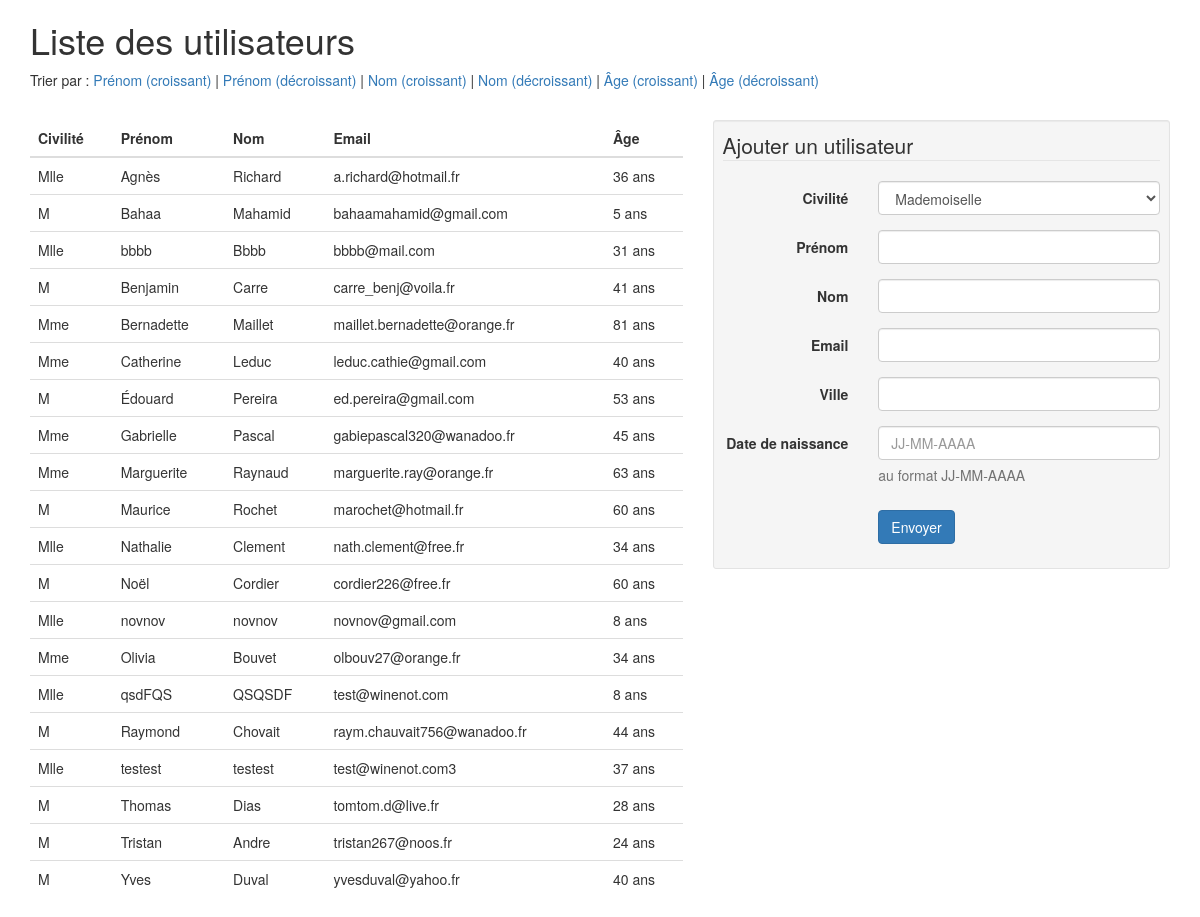
Page /Exercise-2/index.php?column=firstname&order=asc on the committed database.
### tables this page shows
CREATE TABLE `users` (
  `id` int(11) NOT NULL,
  `gender` enum('Mlle','Mme','M') NOT NULL,
  `firstname` varchar(255) NOT NULL,
  `lastname` varchar(255) NOT NULL,
  `email` varchar(255) NOT NULL,
  `birthdate` date NOT NULL,
  `city` varchar(255) NOT NULL
);

### Exercise-2/index.php (the view, shortened to what this page needs)
<?php
require_once 'connect.php';
$order = '';
if (isset($_GET['order']) && isset($_GET['column'])) {
	if ($_GET['column'] == 'lastname') {$order = ' ORDER BY lastname';}
	elseif ($_GET['column'] == 'firstname') {$order = ' ORDER BY firstname';}
	elseif ($_GET['column'] == 'birthdate') {$order = ' ORDER BY birthdate';}
	if ($_GET['order'] == 'asc') {if ($_GET['column'] == 'birthdate') {$order .= ' DESC';} else { $order.= ' ASC';}}
	elseif($_GET['order'] == 'desc') {if ($_GET['column'] == 'birthdate') {$order .= ' ASC';} else {$order .= ' DESC';}}
}
$sql = 'SELECT * FROM users'.$order;
$queryUsers = $db->prepare($sql);
if ($queryUsers->execute()) {
	$users = $queryUsers->fetchAll();
}
?>
<!DOCTYPE html>
<html>
<head>
	<link href="https://maxcdn.bootstrapcdn.com/bootstrap/3.3.6/css/bootstrap.min.css" rel="stylesheet">
</head>
<body>
<div class="container">
	<h1>Liste des utilisateurs</h1>
	<p>Trier par :
		<a href="index.php?column=firstname&amp;order=asc">Prénom (croissant)</a> |
		<a href="index.php?column=firstname&amp;order=desc">Prénom (décroissant)</a> |
		<a href="index.php?column=lastname&amp;order=asc">Nom (croissant)</a> |
		<a href="index.php?column=lastname&amp;order=desc">Nom (décroissant)</a> |
		<a href="index.php?column=birthdate&amp;order=asc">Âge (croissant)</a> |
		<a href="index.php?column=birthdate&amp;order=desc">Âge (décroissant)</a>
	</p>
	<br>
	<div class="row">
		<div class="col-md-7">
			<?php if (!empty($users)): ?>
			<table class="table">
				<thead>
					<tr>
						<th>Civilité</th>
						<th>Prénom</th>
						<th>Nom</th>
						<th>Email</th>
						<th>Âge</th>
					</tr>
				</thead>
				<tbody>
					<?php foreach($users as $user):?>
					<tr>
						<td><?php echo $user['gender'];?></td>
						<td><?php echo $user['firstname'];?></td>
						<td><?php echo $user['lastname'];?></td>
						<td><?php echo $user['email'];?></td>
						<td><?php echo DateTime::createFromFormat('Y-m-d', $user['birthdate'])->diff(new DateTime('now'))->y;?> ans</td>
					</tr>
					<?php endforeach; ?>
				</tbody>
			</table>
			<?php else: ?>
			<p>
				Aucun utilisateur n'a été trouvé
			</p>
			<?php endif; ?>
		</div>
		<div class="col-md-5">
			<form action="" method="post" class="form-horizontal well well-sm">
			<fieldset>
				<legend>Ajouter un utilisateur</legend>
				<div class="form-group">
					<label class="col-md-4 control-label" for="gender">Civilité</label>
					<div class="col-md-8">
						<select id="gender" name="gender" class="form-control input-md" required>
							<option value="Mlle">Mademoiselle</option>
						</select>
					</div>
				</div>
				<div class="form-group">
					<label class="col-md-4 control-label" for="firstname">Prénom</label>
					<div class="col-md-8">
						<input id="firstname" name="firstname" type="text" class="form-control input-md" required>
					</div>
				</div>
				<div class="form-group">
					<label class="col-md-4 control-label" for="lastname">Nom</label>
					<div class="col-md-8">
						<input id="lastname" name="lastname" type="text" class="form-control input-md" required>
					</div>
				</div>
				<div class="form-group">
					<label class="col-md-4 control-label" for="email">Email</label>
					<div class="col-md-8">
						<input id="email" name="email" type="email" class="form-control input-md" required>
					</div>
				</div>
				<div class="form-group">
					<label class="col-md-4 control-label" for="city">Ville</label>
					<div class="col-md-8">
						<input id="city" name="city" type="text" class="form-control input-md" required>
					</div>
				</div>
				<div class="form-group">
					<label class="col-md-4 control-label" for="birthdate">Date de naissance</label>
					<div class="col-md-8">
						<input id="birthdate" name="birthdate" type="text" placeholder="JJ-MM-AAAA" class="form-control input-md" required>
						<span class="help-block">au format JJ-MM-AAAA</span>
					</div>
				</div>
				<div class="form-group">
					<div class="col-md-4 col-md-offset-4">
						<button type="submit" class="btn btn-primary">Envoyer</button>
					</div>
				</div>
			</fieldset>
			</form>
		</div>
	</div>
</div>
</body>
</html>

### rows in the picture
users: gender "Mlle", firstname "Agnès", lastname "Richard", email "a.richard@hotmail.fr"
users: gender "M", firstname "Bahaa", lastname "Mahamid", email "bahaamahamid@gmail.com"
users: gender "Mlle", firstname "bbbb", lastname "Bbbb", email "bbbb@mail.com"
users: gender "M", firstname "Benjamin", lastname "Carre", email "carre_benj@voila.fr"
users: gender "Mme", firstname "Bernadette", lastname "Maillet", email "maillet.bernadette@orange.fr"
users: gender "Mme", firstname "Catherine", lastname "Leduc", email "leduc.cathie@gmail.com"
users: gender "M", firstname "Édouard", lastname "Pereira", email "ed.pereira@gmail.com"
users: gender "Mme", firstname "Gabrielle", lastname "Pascal", email "gabiepascal320@wanadoo.fr"
users: gender "Mme", firstname "Marguerite", lastname "Raynaud", email "marguerite.ray@orange.fr"
users: gender "M", firstname "Maurice", lastname "Rochet", email "marochet@hotmail.fr"
users: gender "Mlle", firstname "Nathalie", lastname "Clement", email "nath.clement@free.fr"
users: gender "M", firstname "Noël", lastname "Cordier", email "cordier226@free.fr"
users: gender "Mlle", firstname "novnov", lastname "novnov", email "novnov@gmail.com"
users: gender "Mme", firstname "Olivia", lastname "Bouvet", email "olbouv27@orange.fr"
users: gender "Mlle", firstname "qsdFQS", lastname "QSQSDF", email "test@winenot.com"
users: gender "M", firstname "Raymond", lastname "Chovait", email "raym.chauvait756@wanadoo.fr"
users: gender "Mlle", firstname "testest", lastname "testest", email "test@winenot.com3"
users: gender "M", firstname "Thomas", lastname "Dias", email "tomtom.d@live.fr"
users: gender "M", firstname "Tristan", lastname "Andre", email "tristan267@noos.fr"
users: gender "M", firstname "Yves", lastname "Duval", email "yvesduval@yahoo.fr"
